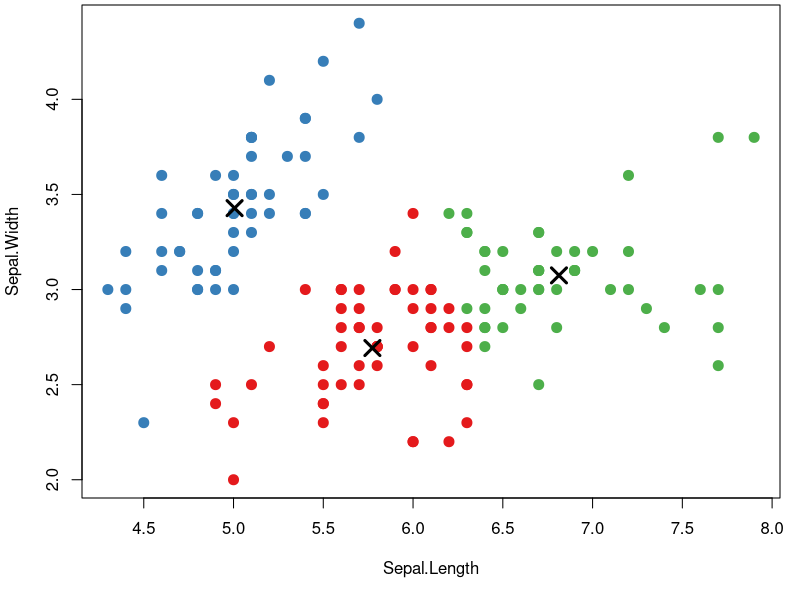

This figure's R source:
x <- "Sepal.Length"
y <- "Sepal.Width"
cluster_count <- 3

subsetted <- iris[, c(x, y)]
clusters <- kmeans(subsetted, 3)

palette(c("#E41A1C", "#377EB8", "#4DAF4A", "#984EA3",
  "#FF7F00", "#FFFF33", "#A65628", "#F781BF", "#999999"))

par(mar = c(5.1, 4.1, 0.25, 1))
plot(subsetted,
  col = clusters$cluster,
  pch = 20, cex = 2)
points(clusters$centers, pch = 4, cex = 2, lwd = 3)
